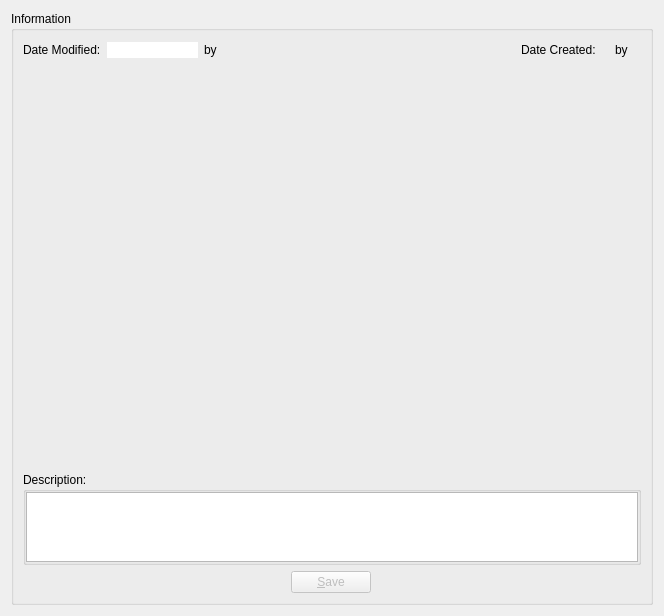
<?xml version="1.0" encoding="UTF-8"?>
<ui version="4.0">
 <class>details</class>
 <widget class="QWidget" name="details">
  <property name="geometry">
   <rect>
    <x>0</x>
    <y>0</y>
    <width>664</width>
    <height>554</height>
   </rect>
  </property>
  <property name="windowTitle">
   <string>Details</string>
  </property>
  <layout class="QGridLayout" name="gridLayout">
   <item row="0" column="0">
    <widget class="QGroupBox" name="informationGB">
     <property name="title">
      <string>Information</string>
     </property>
     <layout class="QGridLayout" name="gridLayout_2">
      <item row="0" column="0" colspan="3">
       <layout class="QHBoxLayout" name="horizontalLayout">
        <item>
         <widget class="QLabel" name="modifiedDateLabel">
          <property name="text">
           <string>Date Modified:</string>
          </property>
         </widget>
        </item>
        <item>
         <widget class="QLineEdit" name="dateModified">
          <property name="minimumSize">
           <size>
            <width>0</width>
            <height>0</height>
           </size>
          </property>
          <property name="maximumSize">
           <size>
            <width>106</width>
            <height>16</height>
           </size>
          </property>
          <property name="autoFillBackground">
           <bool>false</bool>
          </property>
          <property name="text">
           <string/>
          </property>
          <property name="frame">
           <bool>false</bool>
          </property>
          <property name="readOnly">
           <bool>true</bool>
          </property>
         </widget>
        </item>
        <item>
         <widget class="QLabel" name="modifiedByLabel">
          <property name="text">
           <string>by</string>
          </property>
         </widget>
        </item>
        <item>
         <widget class="QLabel" name="modifiedBy">
          <property name="text">
           <string/>
          </property>
         </widget>
        </item>
        <item>
         <spacer name="horizontalSpacer_3">
          <property name="orientation">
           <enum>Qt::Horizontal</enum>
          </property>
          <property name="sizeHint" stdset="0">
           <size>
            <width>300</width>
            <height>20</height>
           </size>
          </property>
         </spacer>
        </item>
        <item>
         <widget class="QLabel" name="createdDateLabel">
          <property name="text">
           <string>Date Created:</string>
          </property>
         </widget>
        </item>
        <item>
         <widget class="QLabel" name="dateEntered">
          <property name="text">
           <string/>
          </property>
         </widget>
        </item>
        <item>
         <widget class="QLabel" name="createdByLabel">
          <property name="text">
           <string>by</string>
          </property>
         </widget>
        </item>
        <item>
         <widget class="QLabel" name="createdBy">
          <property name="text">
           <string/>
          </property>
         </widget>
        </item>
       </layout>
      </item>
      <item row="1" column="0" colspan="3">
       <widget class="QWidget" name="detailsContainer" native="true">
        <property name="minimumSize">
         <size>
          <width>600</width>
          <height>400</height>
         </size>
        </property>
       </widget>
      </item>
      <item row="2" column="0" colspan="3">
       <widget class="QGroupBox" name="descriptionBox">
        <property name="maximumSize">
         <size>
          <width>16777215</width>
          <height>151</height>
         </size>
        </property>
        <property name="title">
         <string>Description:</string>
        </property>
        <property name="checkable">
         <bool>false</bool>
        </property>
        <property name="checked">
         <bool>false</bool>
        </property>
        <layout class="QGridLayout" name="gridLayout_3">
         <property name="margin">
          <number>0</number>
         </property>
         <item row="0" column="0">
          <widget class="QTextEdit" name="description"/>
         </item>
        </layout>
       </widget>
      </item>
      <item row="3" column="0">
       <spacer name="horizontalSpacer">
        <property name="orientation">
         <enum>Qt::Horizontal</enum>
        </property>
        <property name="sizeHint" stdset="0">
         <size>
          <width>286</width>
          <height>20</height>
         </size>
        </property>
       </spacer>
      </item>
      <item row="3" column="1">
       <widget class="QPushButton" name="saveButton">
        <property name="enabled">
         <bool>false</bool>
        </property>
        <property name="text">
         <string>&amp;Save</string>
        </property>
       </widget>
      </item>
      <item row="3" column="2">
       <spacer name="horizontalSpacer_2">
        <property name="orientation">
         <enum>Qt::Horizontal</enum>
        </property>
        <property name="sizeHint" stdset="0">
         <size>
          <width>287</width>
          <height>20</height>
         </size>
        </property>
       </spacer>
      </item>
     </layout>
    </widget>
   </item>
  </layout>
 </widget>
 <resources/>
 <connections/>
</ui>
